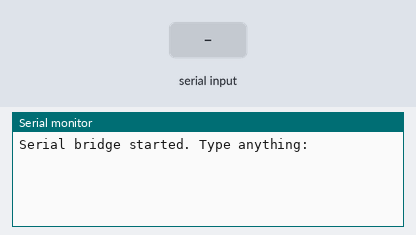
Recording of a sketch running on a simulated Arduino Mega 2560, built with avr-gcc and run on an emulated ATmega2560. Shown: the last lines printed to the serial monitor. The inputs (shaded band) are chosen by the test bench.

Above: at 1.2 s.
1.3 s: "1\n" received over the second serial link
At 3.4 s:
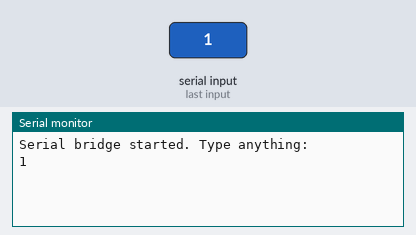
3.8 s: "0\n" received over the second serial link
At 5.3 s:
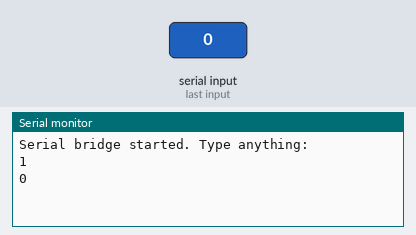

Measured:
- after the input at 1.3 s, the serial monitor: prints a new line after 1.0 s (image 1)
- after the input at 3.8 s, the serial monitor: prints a new line after 1.0 s (image 2)

The sketch:

test_esp01.ino
```cpp
void setup() {
  // Initialize Serial for debugging (connected to PC)
  Serial.begin(115200);
  while (!Serial) {
    ; // Wait for Serial to initialize
  }
  Serial.println("Serial bridge started. Type anything:");

  // Initialize Serial1 for ESP-01 communication
  Serial1.begin(115200); // Adjust if your ESP-01 uses a different baud rate
}

void loop() {
  // Forward data from Serial to Serial1
  if (Serial.available()) {
    String command = Serial.readStringUntil('\n'); // Read input until newline
    Serial1.println(command);                     // Send input to ESP-01
  }

  // Forward data from Serial1 to Serial
  if (Serial1.available()) {
    String response = Serial1.readString(); // Read input from ESP-01
    Serial.print(response);                 // Send input back to Serial Monitor
  }
}
```
